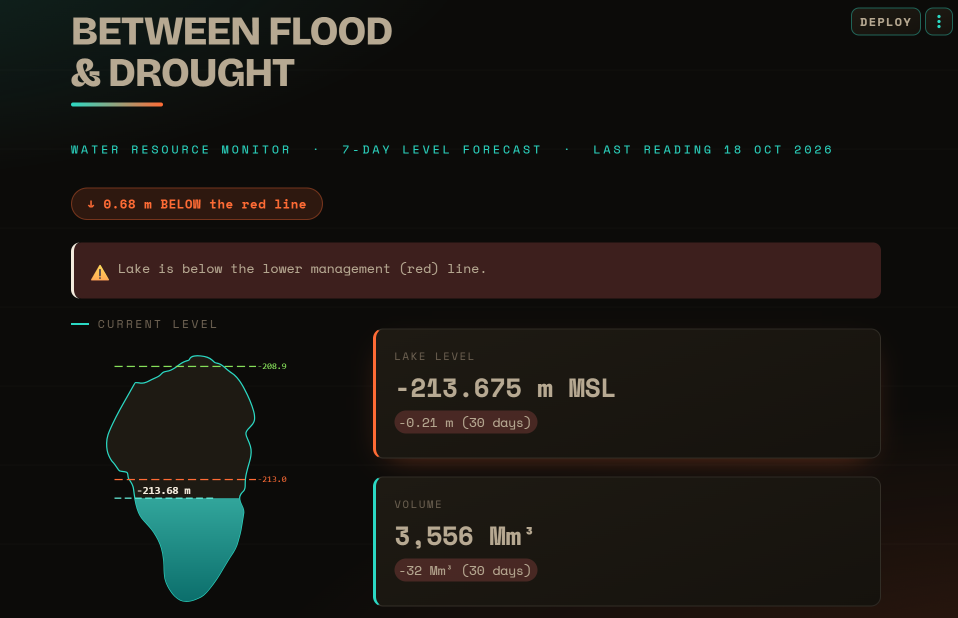
#> input picture docs/talk/images/app_screen.png, 1915 x 1236 px (shown at 1/2 size)
$ python make_tablet.py
#> lines starting #> are read from the running program, lines starting #| are printed output that depends on the picture; after the words box and inside, x2 and y2 are one past the last pixel; in counts of white or black regions, pixels touching at a corner belong together
"""
make_tablet.py - slide 4, "The app": the app's front page in a tablet, as a mock-up.

The screenshot (images/app_screen.png, the live app's front page, last reading 18 Oct 2026, given
by the originator) sits in a dark, rounded tablet in landscape, with a soft shadow, on the deck's
page colour. Streamlit's own "Deploy" button and menu (developer chrome, top right) are painted
over with the page's background. The space at top left stays free for the slide title.

Run:  python docs/talk/make_tablet.py        # -> charts/app_tablet.png, 1920 x 1080
"""
from __future__ import annotations

import sys
from pathlib import Path

from PIL import Image, ImageDraw, ImageFilter

HERE = Path(__file__).resolve().parent
sys.path.insert(0, str(HERE))
import theme as T                                                    # noqa: E402

SCREEN = HERE / "images" / "app_screen.png"
OUT = HERE / "charts" / "app_tablet.png"
SS = 2                                     # drawn at twice the size, then scaled down
DEV_CHROME = (1690, 8, 1915, 82)           # the Deploy button and menu, in screenshot pixels
BODY, EDGE, CAMERA = "#1C1C1E", "#3A3A3C", "#2C2C2E"


def rounded_mask(size, radius):
    m = Image.new("L", size, 0)
    ImageDraw.Draw(m).rounded_rectangle([0, 0, size[0] - 1, size[1] - 1], radius, fill=255)
    return m


def draw(path: Path = OUT) -> Path:
    shot = Image.open(SCREEN).convert("RGB")
    bg = shot.getpixel((DEV_CHROME[0] - 40, DEV_CHROME[1] + 30))
#> bg = (12, 11, 9)
    ImageDraw.Draw(shot).rectangle(DEV_CHROME, fill=bg)

    W, H = T.W * SS, T.H * SS
    page = Image.new("RGB", (W, H), T.SURFACE)
    sh = 730 * SS                                                # screen height on the slide
    sw = round(sh * shot.width / shot.height)
#> sw = 2262
    bez = 30 * SS
    tw, th = sw + 2 * bez, sh + 2 * bez
#> tw = 2382; th = 1580
    x0, y0 = (W - tw) // 2, 185 * SS                             # below the title band
#> x0 = 729; y0 = 370

    shadow = Image.new("L", (W, H), 0)
#> shadow: PIL image 3840x2160 L; every value is 0
    ImageDraw.Draw(shadow).rounded_rectangle([x0 + 10 * SS, y0 + 26 * SS, x0 + tw + 10 * SS, y0 + th + 26 * SS],
                                             56 * SS, fill=110)
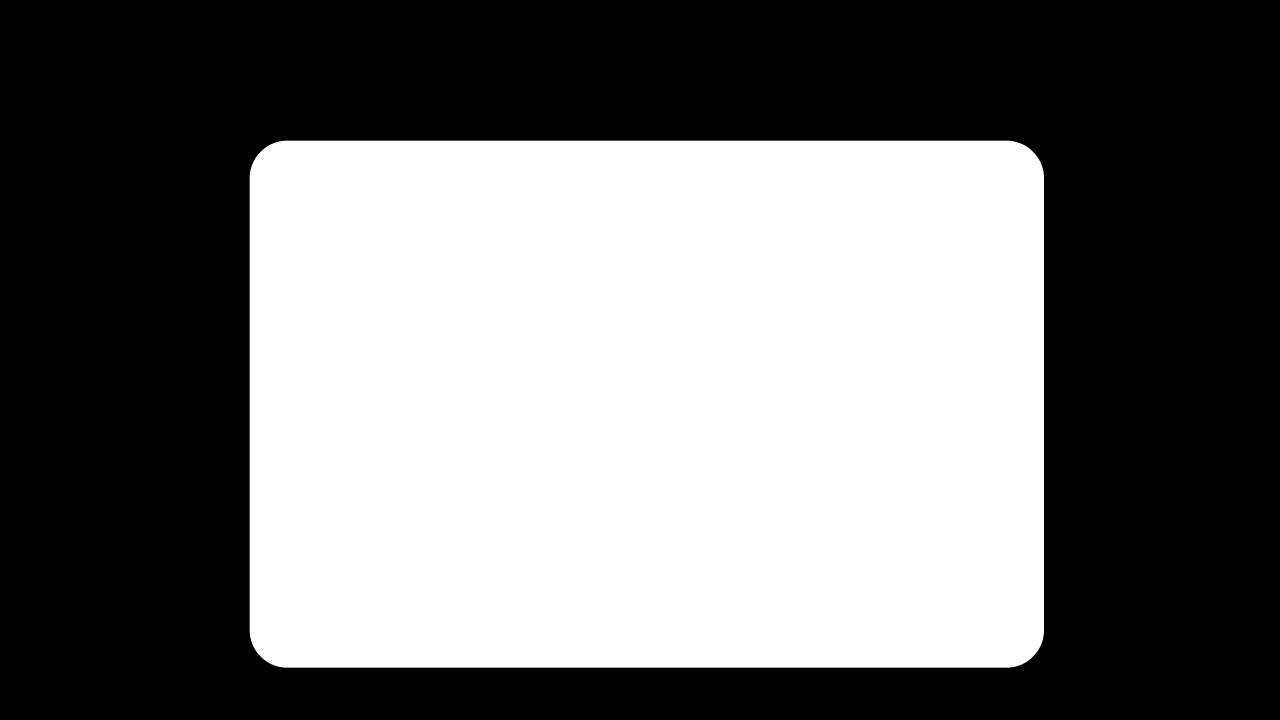
#> shadow: PIL image 3840x2160 L (shown at 1/3 size); values 0 (black) and 110 (white), 45.3% white; 1 white region, box (x1, y1, x2, y2) and area: (749, 422, 3132, 2003) 3756623
    shadow = shadow.filter(ImageFilter.GaussianBlur(28 * SS))
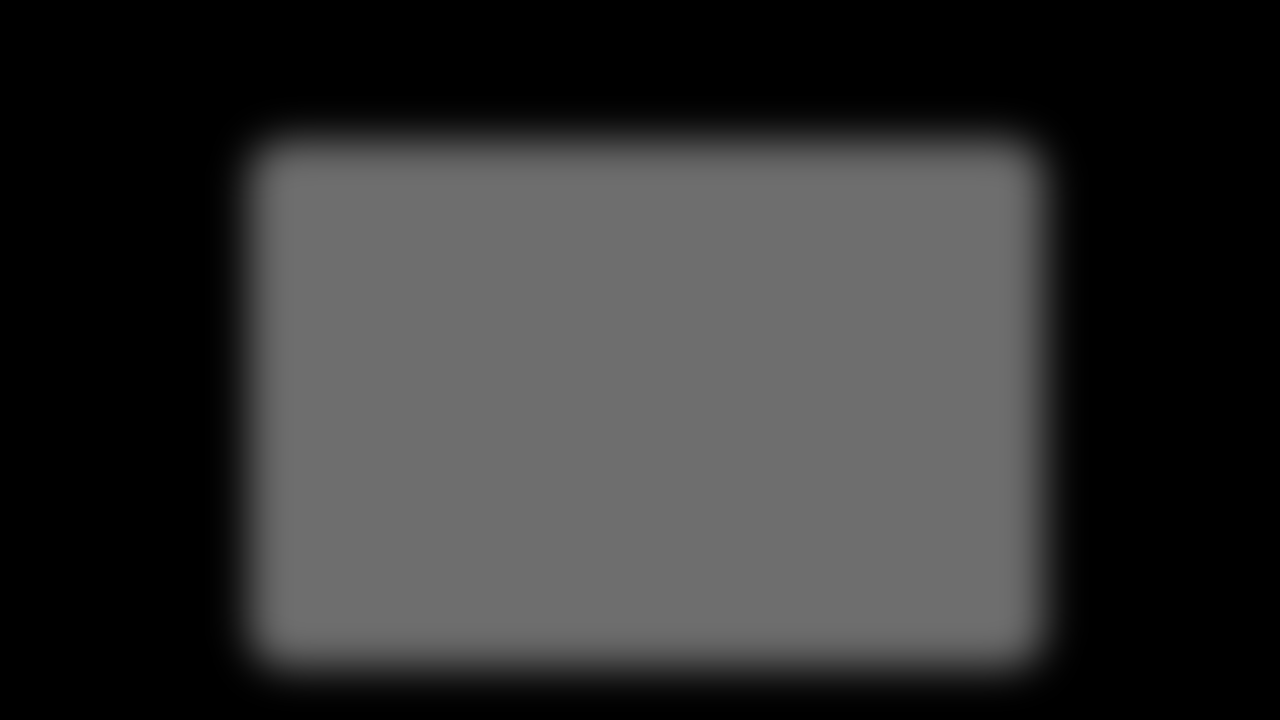
#> shadow: PIL image 3840x2160 L (shown at 1/3 size); min 0, max 110, mean 49.8
    page.paste(Image.new("RGB", (W, H), "#3B342B"), (0, 0), shadow)

    body = Image.new("RGB", (tw, th), BODY)
    d = ImageDraw.Draw(body)
    d.rounded_rectangle([0, 0, tw - 1, th - 1], 56 * SS, outline=EDGE, width=3 * SS)
    cy = th // 2                                                 # the camera, on the left bezel
#> cy = 790
    d.ellipse([bez // 2 - 5 * SS, cy - 5 * SS, bez // 2 + 5 * SS, cy + 5 * SS], fill=CAMERA)
    page.paste(body, (x0, y0), rounded_mask((tw, th), 56 * SS))
#> in rounded_mask, `m = Image.new("L", size, 0)`: m: PIL image 2382x1580 L; every value is 0
#> in rounded_mask, `ImageDraw.Draw(m).rounded_rectangle([0, 0, size[0] - 1, size[1] - 1], ..`: m: PIL image 2382x1580 L; 99.7% white; 4 black regions, box (x1, y1, x2, y2) and area: (0, 0, 102, 102) 2725, (2280, 0, 2382, 102) 2725, (0, 1478, 102, 1580) 2725, (2280, 1478, 2382, 1580) 2725
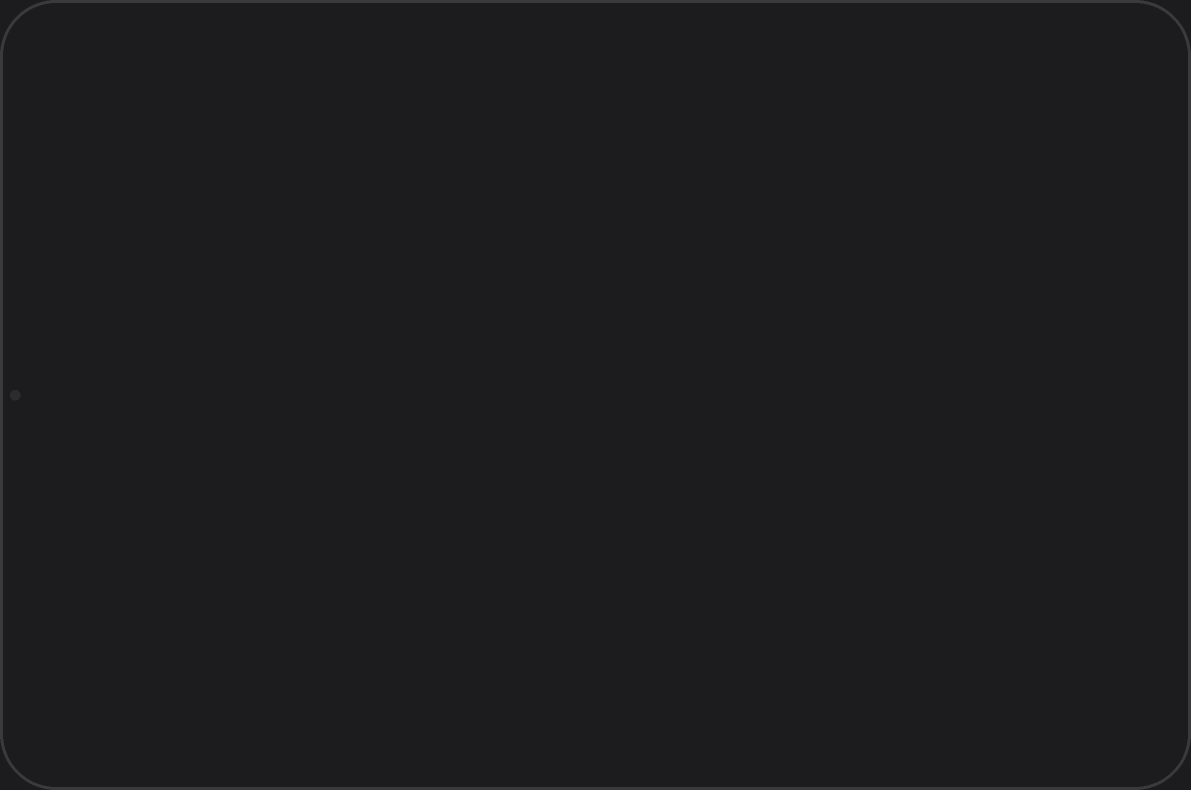
#> body: PIL image 2382x1580 RGB (shown at 1/2 size); mean R, G, B 28.4, 28.4, 30.4

    screen = shot.resize((sw, sh), Image.LANCZOS)
    page.paste(screen, (x0 + bez, y0 + bez), rounded_mask((sw, sh), 14 * SS))
#> call 2 of rounded_mask, with size = (2262, 1460), radius = 28
#> in rounded_mask (call 2), `m = Image.new("L", size, 0)`: m: PIL image 2262x1460 L; every value is 0
#> in rounded_mask (call 2), `ImageDraw.Draw(m).rounded_rectangle([0, 0, size[0] - 1, size[1] - 1], ..`:
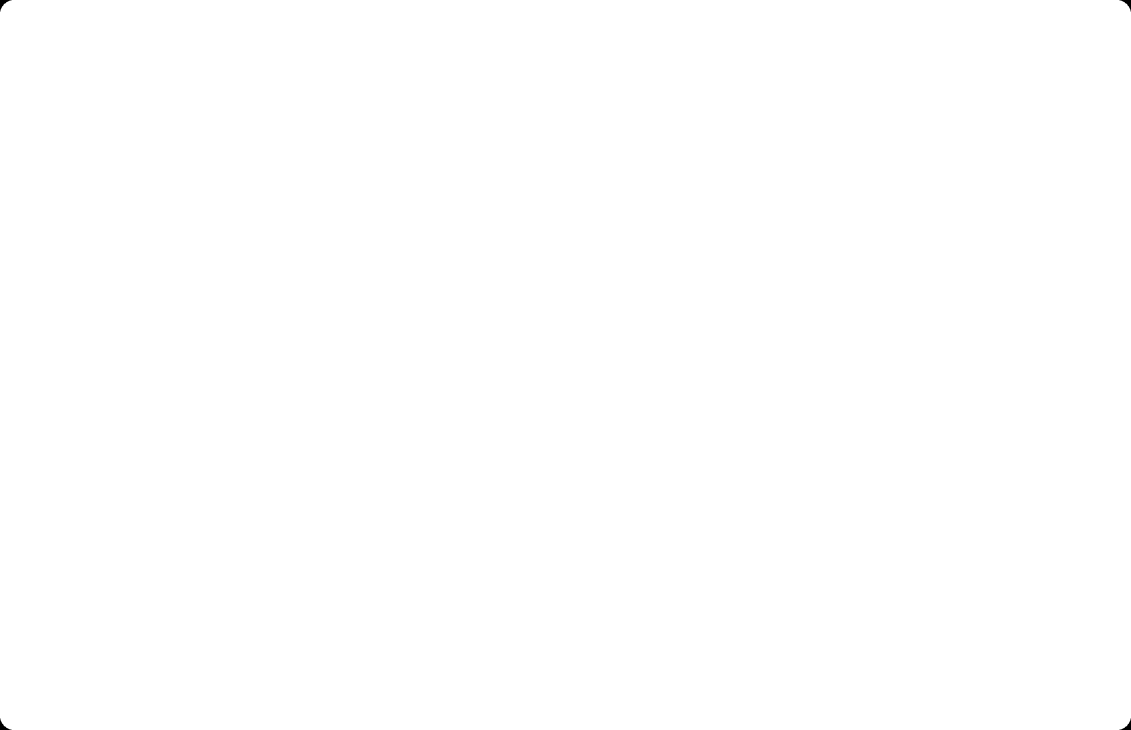
#> m: PIL image 2262x1460 L (shown at 1/2 size); 100% white; 4 black regions, box (x1, y1, x2, y2) and area: (0, 0, 23, 23) 174, (2239, 0, 2262, 23) 174, (0, 1437, 23, 1460) 174, (2239, 1437, 2262, 1460) 174
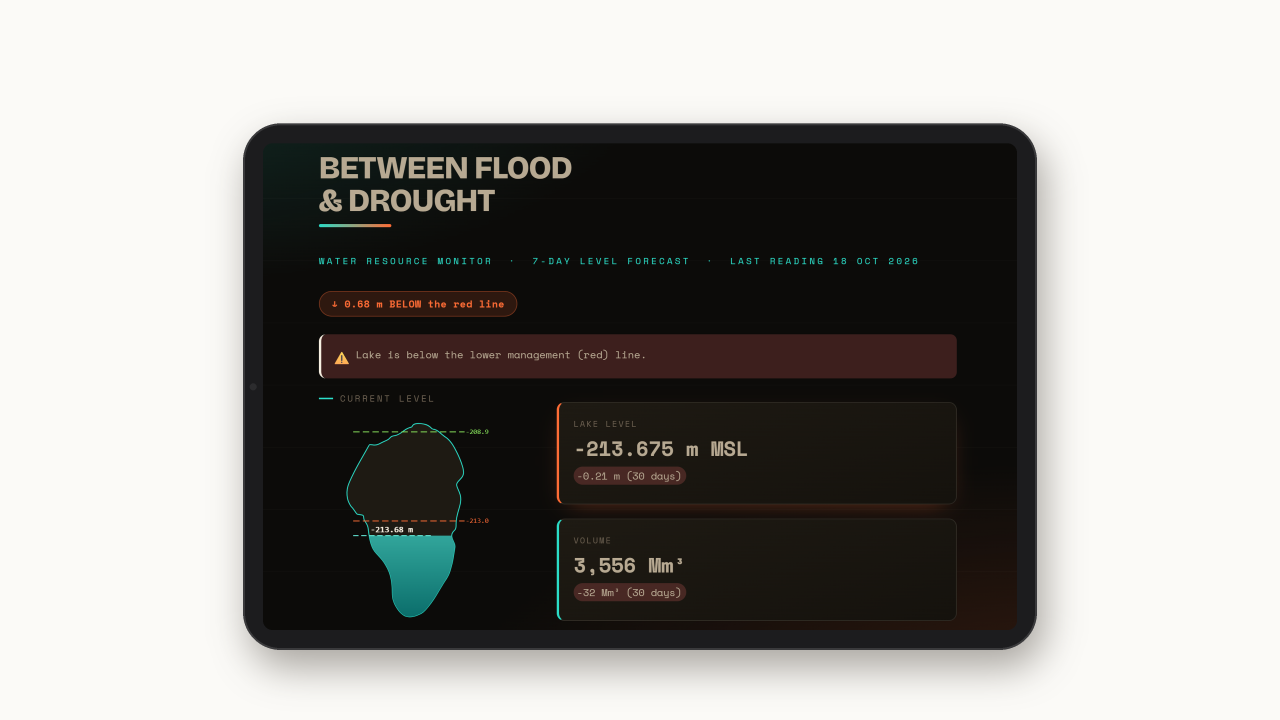
#> page: PIL image 3840x2160 RGB (shown at 1/3 size); mean R, G, B 147.2, 145.4, 142.1

    path.parent.mkdir(parents=True, exist_ok=True)
    page.resize((T.W, T.H), Image.LANCZOS).save(path)
    print(f"saved {path.name}")
    return path


if __name__ == "__main__":
    draw()
